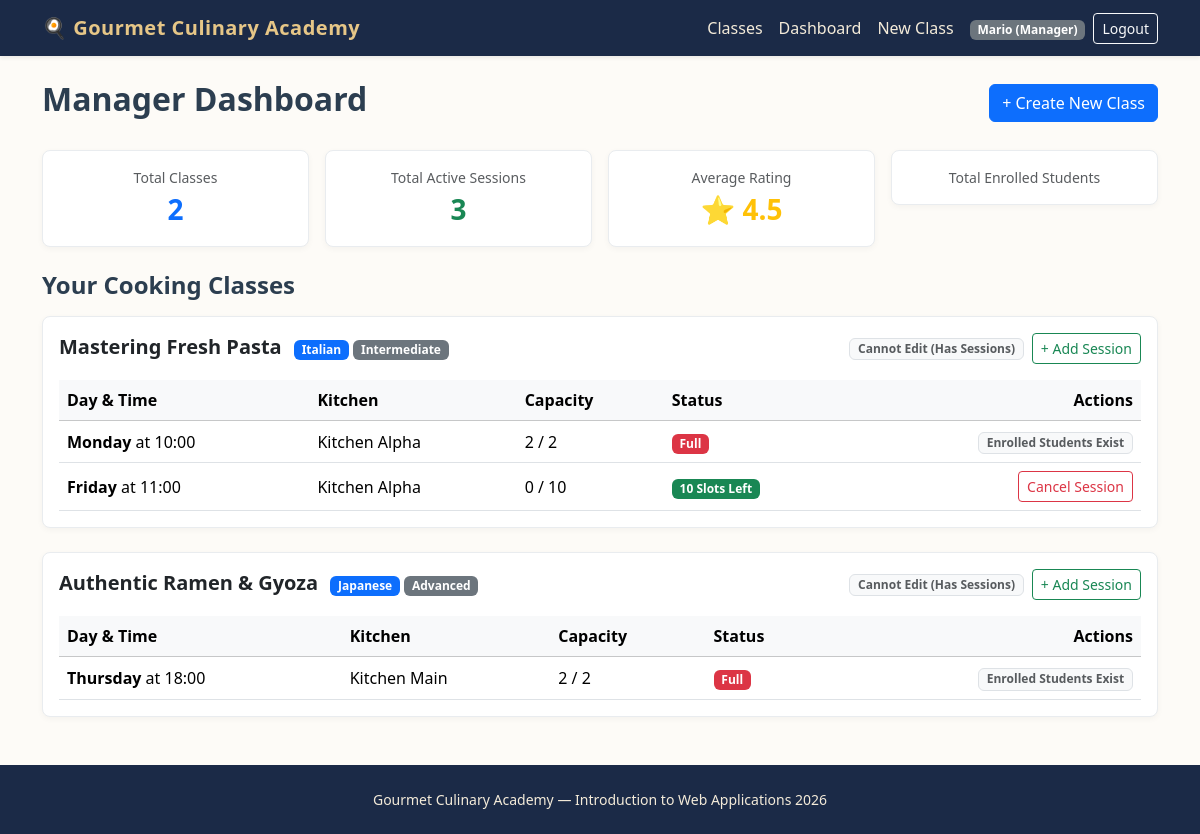
Before: /manager/dashboard (signed in) with the older database file.
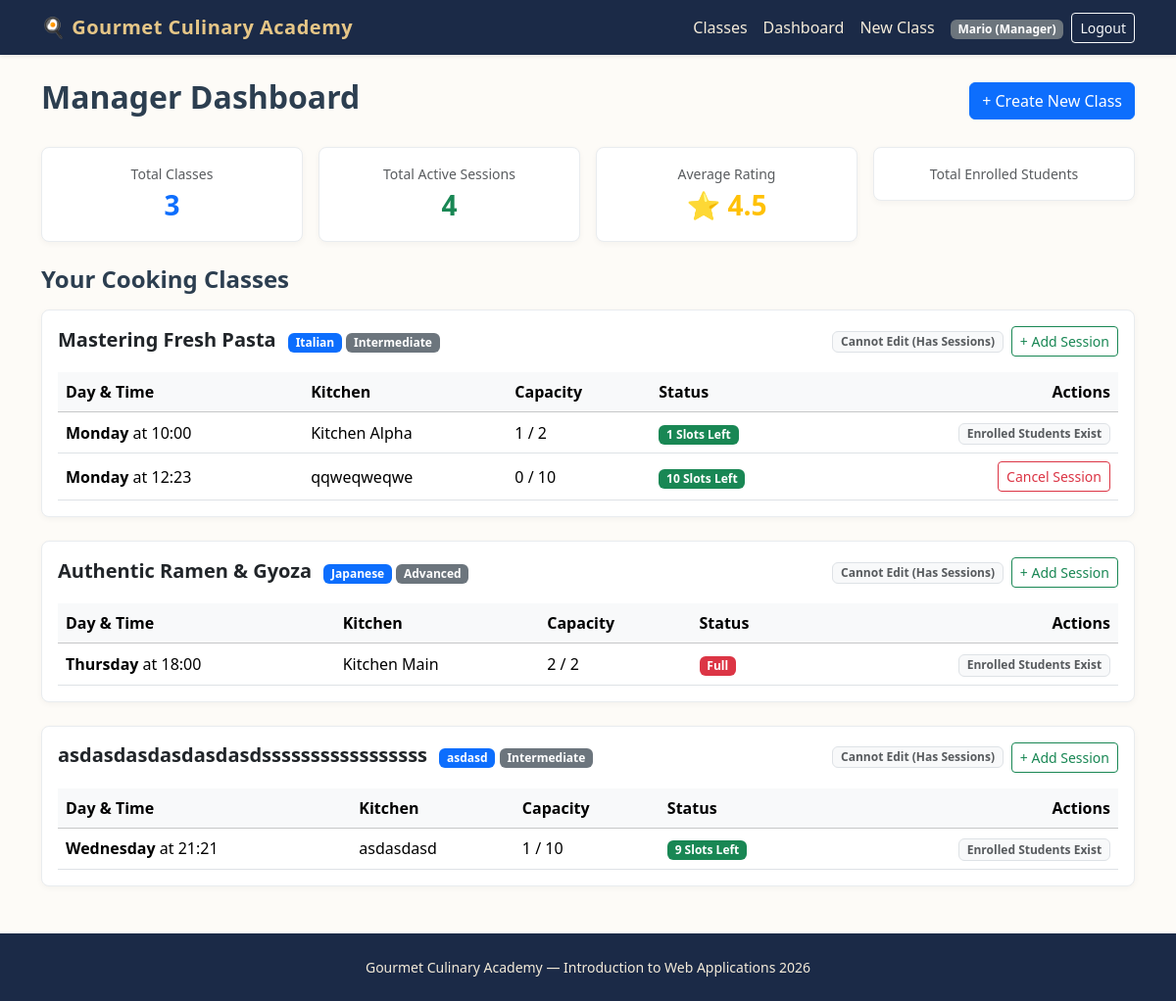
After: the same page with the newer database file.
### tables this page shows
CREATE TABLE users (
    id INTEGER PRIMARY KEY AUTOINCREMENT,
    email TEXT UNIQUE NOT NULL,
    first_name TEXT NOT NULL,
    last_name TEXT NOT NULL,
    password TEXT NOT NULL,
    role TEXT NOT NULL CHECK(role IN ('Manager', 'Student'))
);

CREATE TABLE cooking_classes (
    id INTEGER PRIMARY KEY AUTOINCREMENT,
    manager_id INTEGER NOT NULL,
    title TEXT NOT NULL UNIQUE,
    cuisine TEXT NOT NULL,
    difficulty TEXT NOT NULL CHECK(difficulty IN ('Beginner', 'Intermediate', 'Advanced')),
    duration INTEGER NOT NULL,
    dietary_category TEXT NOT NULL CHECK(dietary_category IN ('Standard', 'Vegetarian', 'Vegan', 'Gluten-free')),
    chef_name TEXT NOT NULL,
    ingredients TEXT NOT NULL, -- Virgülle ayrılmış en az 4 malzeme
    description TEXT NOT NULL,
    photo_1 TEXT NOT NULL,
    photo_2 TEXT NOT NULL,
    photo_3 TEXT NOT NULL,
    FOREIGN KEY (manager_id) REFERENCES users(id) ON DELETE CASCADE
);

CREATE TABLE class_sessions (
    id INTEGER PRIMARY KEY AUTOINCREMENT,
    class_id INTEGER NOT NULL,
    day_of_week TEXT NOT NULL CHECK(day_of_week IN ('Monday', 'Tuesday', 'Wednesday', 'Thursday', 'Friday', 'Saturday', 'Sunday')),
    start_time TEXT NOT NULL, -- HH:MM formatında
    kitchen_name TEXT NOT NULL,
    max_capacity INTEGER NOT NULL DEFAULT 10,
    FOREIGN KEY (class_id) REFERENCES cooking_classes(id) ON DELETE CASCADE
);

### routes/manager_routes.py (the view)
@manager_bp.route("/dashboard")
def dashboard():
    classes = get_manager_classes(current_user.id)
    stats = get_manager_statistics(current_user.id)
    return render_template("manager/dashboard.html", classes=classes, stats=stats)

### app.py (called while the page is built)
@app.after_request
def add_header(response):
    response.headers["Cache-Control"] = (
        "no-store, no-cache, must-revalidate, post-check=0, pre-check=0, max-age=0"
    )
    response.headers["Pragma"] = "no-cache"
    response.headers["Expires"] = "-1"
    return response

@login_manager.user_loader
def load_user(user_id):
    row = get_user_by_id(user_id)
    if row:
        return User(
            user_id=row["id"],
            email=row["email"],
            first_name=row["first_name"],
            last_name=row["last_name"],
            role=row["role"]
        )
    return None

### dao/class_dao.py (called while the page is built)
def get_manager_classes(manager_id):
    conn = get_db()
    cursor = conn.cursor()
    cursor.execute("SELECT * FROM cooking_classes WHERE manager_id = ?", (manager_id,))
    classes = cursor.fetchall()
    manager_data = []
    for c in classes:
        cursor.execute("""
            SELECT s.*,
                   COUNT(e.id) AS enrolled_count,
                   (s.max_capacity - COUNT(e.id)) AS available_slots
            FROM class_sessions s
            LEFT JOIN enrollments e ON s.id = e.session_id
            WHERE s.class_id = ?
            GROUP BY s.id
        """, (c["id"],))
        sessions = cursor.fetchall()
        can_edit = len(sessions) == 0
        manager_data.append({
            "class": c,
            "sessions": sessions,
            "can_edit": can_edit
        })
    close_db(conn)
    return manager_data

### dao/user_dao.py (called while the page is built)
def get_user_by_id(user_id):
    conn = get_db()
    cursor = conn.cursor()
    cursor.execute("SELECT * FROM users WHERE id = ?", (user_id,))
    user = cursor.fetchone()
    close_db(conn)
    return user

### database/database.py (called while the page is built)
def get_db():
    conn = sqlite3.connect(DATABASE, timeout=10.0)
    conn.row_factory = sqlite3.Row
    conn.execute("PRAGMA foreign_keys = ON")
    return conn

### routes/manager_routes.py (called while the page is built)
@manager_bp.before_request
@login_required
def check_manager_role():
    if current_user.role != "Manager":
        flash("Access denied. Manager privileges required.", "danger")
        return redirect(url_for("home.index"))

### templates/manager/dashboard.html (shortened to what this page needs)
{% extends "base.html" %}
{% block content %}
<header class="d-flex justify-content-between align-items-center mb-4">
    <h1 class="h2 fw-bold">Manager Dashboard</h1>
    <a href="{{ url_for('manager.create_class') }}" class="btn btn-primary">+ Create New Class</a>
</header>
<section class="row g-3 mb-4">
    <article class="col-md-3">
        <div class="card card-culinary p-3 text-center">
            <span class="text-muted small">Total Classes</span>
            <span class="fs-3 fw-bold text-primary">{{ stats.total_classes }}</span>
        </div>
    </article>
    <article class="col-md-3">
        <div class="card card-culinary p-3 text-center">
            <span class="text-muted small">Total Active Sessions</span>
            <span class="fs-3 fw-bold text-success">{{ stats.total_sessions }}</span>
        </div>
    </article>
    <article class="col-md-3">
        <div class="card card-culinary p-3 text-center">
            <span class="text-muted small">Average Rating</span>
            <span class="fs-3 fw-bold text-warning">⭐ {{ "%.1f"|format(stats.avg_school_rating) }}</span>
        </div>
    </article>
    <article class="col-md-3">
        <div class="card card-culinary p-3 text-center">
            <span class="text-muted small">Total Enrolled Students</span>
        </div>
    </article>
</section>
<section>
    <h2 class="h4 fw-bold mb-3">Your Cooking Classes</h2>
    {% if classes %}
        {% for item in classes %}
            <article class="card card-culinary mb-4 p-3">
                <div class="d-flex justify-content-between align-items-center mb-3 flex-wrap gap-2">
                    <div>
                        <h3 class="h5 fw-bold mb-1 d-inline-block me-2">{{ item.class.title }}</h3>
                        <span class="badge bg-primary">{{ item.class.cuisine }}</span>
                        <span class="badge bg-secondary">{{ item.class.difficulty }}</span>
                    </div>
                    <div class="d-flex gap-2">
                        {% if item.can_edit %}
                            <a href="{{ url_for('manager.edit_class', class_id=item.class.id) }}" class="btn btn-sm btn-outline-primary">Edit Class</a>
                        {% else %}
                            <span class="badge bg-light text-muted border align-self-center">Cannot Edit (Has Sessions)</span>
                        {% endif %}
                        <a href="{{ url_for('manager.create_session', class_id=item.class.id) }}" class="btn btn-sm btn-outline-success">+ Add Session</a>
                    </div>
                </div>
                <div class="table-responsive">
                    <table class="table table-hover align-middle mb-0">
                        <thead class="table-light">
                            <tr>
                                <th>Day & Time</th>
                                <th>Kitchen</th>
                                <th>Capacity</th>
                                <th>Status</th>
                                <th class="text-end">Actions</th>
                            </tr>
                        </thead>
                        <tbody>
                            {% for s in item.sessions %}
                                <tr>
                                    <td><strong>{{ s.day_of_week }}</strong> at {{ s.start_time }}</td>
                                    <td>{{ s.kitchen_name }}</td>
                                    <td>{{ s.enrolled_count }} / {{ s.max_capacity }}</td>
                                    <td>
                                        {% if s.available_slots == 0 %}
                                            <span class="badge bg-danger">Full</span>
                                        {% else %}
                                            <span class="badge bg-success">{{ s.available_slots }} Slots Left</span>
                                        {% endif %}
                                    </td>
                                    <td class="text-end">
                                        {% if s.enrolled_count == 0 %}
                                            <form action="{{ url_for('manager.cancel_session', session_id=s.id) }}" method="POST" class="d-inline">
                                                <button type="submit" class="btn btn-sm btn-outline-danger" onclick="return confirm('Are you sure you want to cancel this session?')">Cancel Session</button>
                                            </form>
                                        {% else %}
                                            <span class="badge bg-light text-muted border">Enrolled Students Exist</span>
                                        {% endif %}
                                    </td>
                                </tr>
                            {% else %}
                                <tr>
                                    <td colspan="5" class="text-muted text-center py-2">No active sessions for this class yet.</td>
                                </tr>
                            {% endfor %}
                        </tbody>
                    </table>
                </div>
            </article>
        {% endfor %}
    {% endif %}
</section>
{% endblock %}

### templates/base.html (shortened to what this page needs)
<!DOCTYPE html>
<html lang="en">
<head>
    <link href="https://cdn.jsdelivr.net/npm/bootstrap@5.3.3/dist/css/bootstrap.min.css" rel="stylesheet">
    <link rel="stylesheet" href="{{ url_for('static', filename='css/style.css') }}">
</head>
<body>
    <header>
        <nav class="navbar navbar-expand-lg navbar-dark bg-culinary shadow-sm">
            <div class="container">
                <a class="navbar-brand" href="{{ url_for('home.index') }}">🍳 Gourmet Culinary Academy</a>
                <section class="collapse navbar-collapse" id="mainNav">
                    <ul class="navbar-nav ms-auto align-items-center">
                        <li class="nav-item">
                            <a class="nav-link" href="{{ url_for('home.index') }}">Classes</a>
                        </li>
                        {% if current_user.is_authenticated %}
                            {% if current_user.role == 'Manager' %}
                                <li class="nav-item">
                                    <a class="nav-link" href="{{ url_for('manager.dashboard') }}">Dashboard</a>
                                </li>
                                <li class="nav-item">
                                    <a class="nav-link" href="{{ url_for('manager.create_class') }}">New Class</a>
                                </li>
                            {% else %}
                                <li class="nav-item">
                                    <a class="nav-link" href="{{ url_for('student.profile') }}">My Profile</a>
                                </li>
                            {% endif %}
                            <li class="nav-item ms-lg-2">
                                <span class="badge bg-secondary">{{ current_user.first_name }} ({{ current_user.role }})</span>
                            </li>
                            <li class="nav-item ms-lg-2">
                                <a class="btn btn-sm btn-outline-light" href="{{ url_for('auth.logout') }}">Logout</a>
                            </li>
                        {% endif %}
                    </ul>
                </section>
            </div>
        </nav>
    </header>
    <main class="container py-4">
        {% block content %}{% endblock %}
    </main>
    <footer class="site-footer text-center py-4 mt-auto">
        <div class="container">
            <p class="mb-0 small">Gourmet Culinary Academy — Introduction to Web Applications 2026</p>
        </div>
    </footer>
</body>
</html>

### static/css/style.css (style rules this page uses)
body { background-color: #fdfbf7; color: #2c3e50; font-family: "Segoe UI", Tahoma, Geneva, Verdana, sans-serif; min-height: 100vh; display: flex; flex-direction: column; }
main { flex: 1; }
.bg-culinary { background-color: #1b2a47; }
.navbar-dark .navbar-brand { color: #e6c687; font-weight: 700; letter-spacing: 0.5px; }
.navbar-dark .nav-link { color: #f4ebd9; }
.card-culinary { border: 1px solid #e9ecef; border-radius: 8px; transition: transform 0.15s ease, box-shadow 0.15s ease; box-shadow: 0 2px 6px rgba(0,0,0,0.04); }
.site-footer { background-color: #1b2a47; color: #f4ebd9; }

Changed rows visible on the page:
removed class_sessions: day_of_week "Friday", start_time "11:00", kitchen_name "Kitchen Alpha", enrolled_count "0", max_capacity "10", available_slots "10", shown under "Mastering Fresh Pasta"
computed for class_sessions "Kitchen Alpha": enrolled_count "2" → "1"
added class_sessions: day_of_week "Monday", start_time "12:23", kitchen_name "qqweqweqwe", enrolled_count "0", max_capacity "10", available_slots "10", shown under "Mastering Fresh Pasta"
added cooking_classes: class "asdasdasdasdasdasdsssssssssssssssss", class.cuisine "asdasd", class.difficulty "Intermediate"
added class_sessions: day_of_week "Wednesday", start_time "21:21", kitchen_name "asdasdasd", enrolled_count "1", max_capacity "10", available_slots "9", shows "Enrolled Students Exist", shown under "asdasdasdasdasdasdsssssssssssssssss"
Other visible differences:
{{ stats.total_classes }}: "2" → "3"
{{ stats.total_sessions }}: "3" → "4"
list line gone: "Full"
new list line: "1 Slots Left"
new list line: "Cannot Edit (Has Sessions) + Add Session Day & Time Kitchen Capacity Status Actions"
